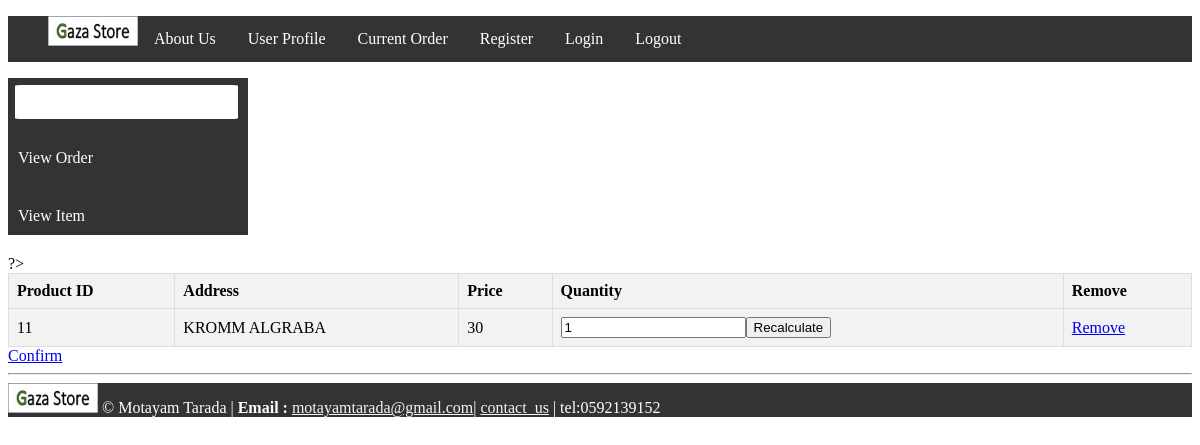
/Add_Order.php (signed in), run on the app's committed database.
### tables this page shows
CREATE TABLE `order` (
  `Order Id` int NOT NULL AUTO_INCREMENT,
  `Customer Id` int NOT NULL,
  `Product Id` int NOT NULL,
  `Quantity` int NOT NULL,
  `Total_amount` double NOT NULL,
  `Order_date` date NOT NULL,
  `Status` varchar(45) NOT NULL,
  PRIMARY KEY (`Order Id`),
  KEY `Customer Id_idx` (`Customer Id`),
  KEY `Product Id_idx` (`Product Id`),
  CONSTRAINT `Customer Id` FOREIGN KEY (`Customer Id`) REFERENCES `customer` (`Customer Id`),
  CONSTRAINT `Product Id` FOREIGN KEY (`Product Id`) REFERENCES `product` (`Product Id`)
);

CREATE TABLE `product` (
  `Product Id` int NOT NULL AUTO_INCREMENT,
  `Name` varchar(45) NOT NULL,
  `Brief Description` varchar(45) NOT NULL,
  `Price` double NOT NULL,
  `Size` double NOT NULL,
  `Remark` varchar(255) NOT NULL,
  `category` varchar(45) NOT NULL,
  `Quantity` int NOT NULL,
  `image` varchar(255) NOT NULL,
  PRIMARY KEY (`Product Id`)
);

CREATE TABLE `customer` (
  `Customer Id` int NOT NULL AUTO_INCREMENT,
  `E_mail` varchar(45) NOT NULL,
  `Name` varchar(45) NOT NULL,
  `DateOfBirth` varchar(45) NOT NULL,
  `Telephone` varchar(50) NOT NULL,
  `Password` varchar(45) NOT NULL,
  `Address` varchar(45) NOT NULL,
  PRIMARY KEY (`Customer Id`)
);

### Add_Order.php (the view, shortened to what this page needs)
<!DOCTYPE html>
<html lang="en">
<head>
    <link rel="stylesheet" href="Add_Order.css">
</head>
<body>
    <?php
    include("nav.php");
    include("dbconfig.in.php");
    try {
        $username = $_SESSION['username'];
        $stmt = $connect->prepare('SELECT `Customer Id` FROM customer WHERE `Name` = ?');
        $stmt->execute([$username]);
        $customerRow = $stmt->fetch(PDO::FETCH_ASSOC);
        if ($customerRow) {
            $customerId = $customerRow['Customer Id'];
            $orderStmt = $connect->prepare("SELECT o.`Order Id`, p.`Product Id`, c.Address, p.Price, o.Quantity, (p.Price * o.Quantity) AS Total_amount
        FROM product p
        JOIN `order` o ON p.`Product Id` = o.`Product Id`
        JOIN customer c ON o.`Customer Id` = c.`Customer Id`
        WHERE o.`Customer Id` = ?");
            $orderStmt->execute([$customerId]);
            $orderRows = $orderStmt->fetchAll(PDO::FETCH_ASSOC);
            if ($orderRows) {
                echo "<table border='1'>";
                echo "<tr><th>Product ID</th><th>Address</th><th>Price</th><th>Quantity</th><th>Remove</th></tr>";
                foreach ($orderRows as $orderRow) {
                    echo "<tr>";
                    echo "<td>" . $orderRow['Product Id'] . "</td>";
                    echo "<td>" . $orderRow['Address'] . "</td>";
                    echo "<td>" . $orderRow['Price'] . "</td>";
                    echo "<td><form method='post'><input type='number' name='quantity[" . $orderRow['Product Id'] . "]' value='" . $orderRow['Quantity'] . "'><input type='submit' name='recalculate' value='Recalculate'></form></td>";
                    echo "<td><a href='Remove_item.php?id=" . $orderRow['Order Id'] . "'>Remove</a></td>";
                    echo "</tr>";
                }
                echo "</table>";
                echo "<a href='Form_Exit.php?id=" . $orderRow['Order Id'] . "'>Confirm</a>";
            } else {
                echo "No items in the order";
            }
        } else {
            echo "Customer ID not found.";
        }
    } catch (PDOException $e) {
        echo "Error: " . $e->getMessage();
    }
    ?>
</body>
</html>

### Add_Order.css (style rules this page uses)
table { border-collapse: collapse; width: 100%; }
th, td { border: 1px solid #dddddd; text-align: left; padding: 8px; }
th { background-color: #f2f2f2; }
tr:nth-child(even) { background-color: #f2f2f2; }

### headerFooter.css (style rules this page uses)
.navbar { background-color: #333; overflow: hidden; }
.navbar li { float: left; list-style: none; }
.navbar a { display: block; color: #fff; text-align: center; padding: 14px 16px; text-decoration: none; }
img { width: 90px; height: 30px; }
footer img { width: 90px; height: 30px; }
footer { color: white; background-color: #333; overflow: hidden; }
.email,.cont { color: rgb(248, 242, 242); background-color: transparent; }

### data on the page
order: Product Id "11", Customer Id "KROMM ALGRABA", Product Id "30", Quantity "1"
